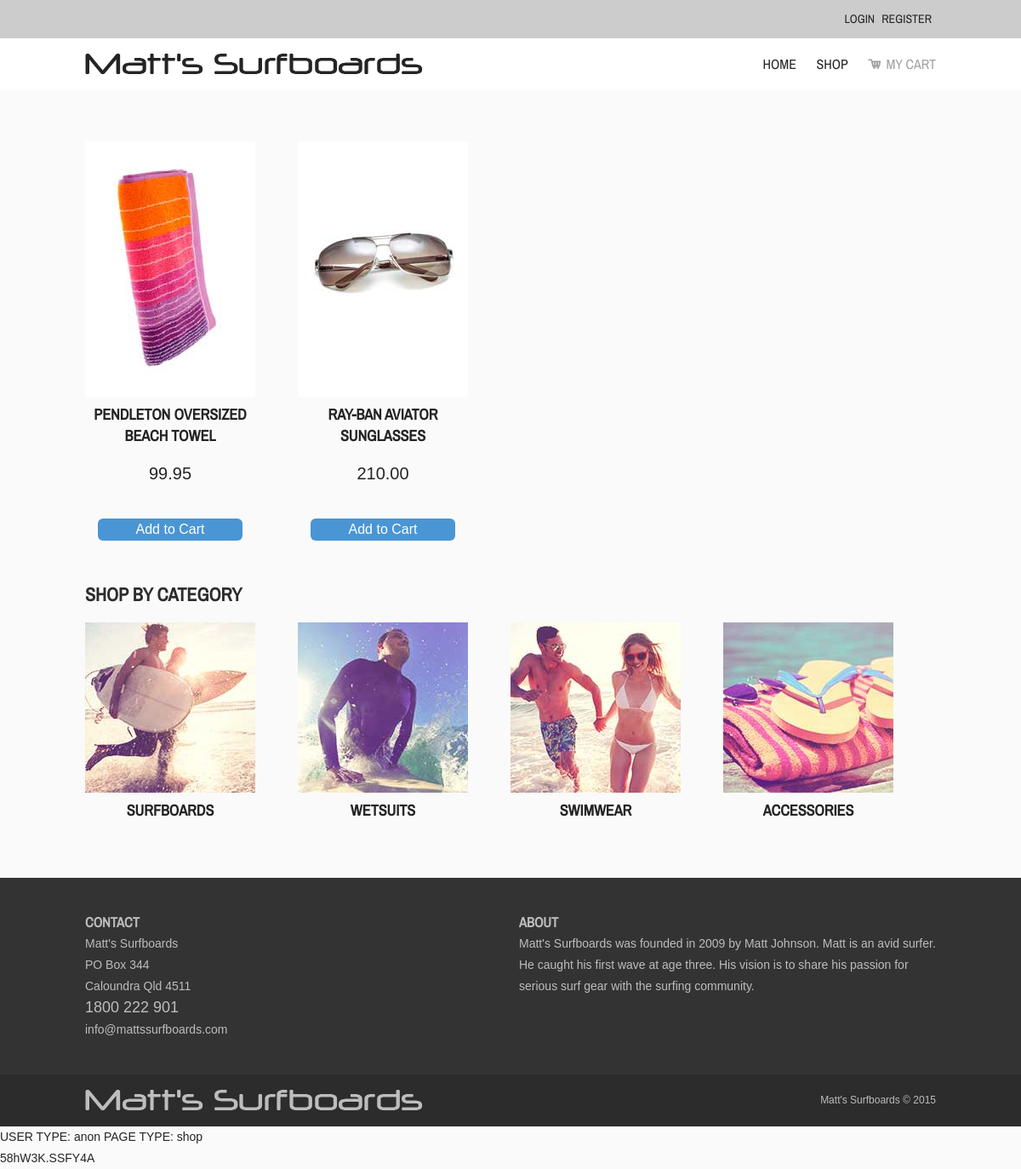
/index.php?pageid=shop&catid=4, run on the app's committed database.
### tables this page shows
CREATE TABLE `item` (
  `ItemID` int(11) NOT NULL,
  `ItemCategoryID` int(11) NOT NULL,
  `ItemName` varchar(256) NOT NULL,
  `ItemDesc` text NOT NULL,
  `ItemPrice` decimal(10,2) NOT NULL,
  `ItemImage` varchar(256) NOT NULL,
  `ItemLastUpdate` timestamp NOT NULL DEFAULT CURRENT_TIMESTAMP,
  `stock` int(11) NOT NULL
);

CREATE TABLE `category` (
  `CategoryID` int(11) NOT NULL,
  `CategoryLabel` varchar(256) NOT NULL,
  `CategoryDesc` text NOT NULL,
  `CategoryImage` varchar(256) NOT NULL
);

### lib/library.php (called while the page is built, shortened)
<?php
function do_sql($sql_string) {
    $connection = new PDO("mysql:host=localhost;dbname=surfboards", 'root', '');
    $connection->setAttribute(PDO::ATTR_ERRMODE, PDO::ERRMODE_EXCEPTION);
    try {
        $row_result = $connection->query($sql_string);
    } catch (PDOException $Exception) {
        echo $sql_string . '</br>';
        echo $Exception;
        exit();
    }
    return $row_result;
}
?>

### inc/categories.php (the view)
<section id="category">
    <h1>Shop by Category</h1>
    <?php
    $sql = "SELECT * FROM category";
    $row_result = do_sql($sql);
    while ($row = $row_result->fetch(PDO::FETCH_ASSOC)) {
        ?>
        <div class="category">
            <div class="catImage">
                <p><a href="index.php?pageid=shop&catid=<?php echo $row['CategoryID'] . '"'; ?>><img src="images/<?php echo $row['CategoryImage']; ?>" alt="<?php echo $row['CategoryDesc']; ?>"></a></p>
            </div>
            <div class="catDetails">
                <h2><a href="index.php?pageid=shop&catid=<?php echo $row['CategoryID'] . '">' . $row['CategoryLabel']; ?></a></h2>
                       </div>
                       </div>
                       <?php
                   }
                   ?>
                   </section>

### inc/shop.php (shortened to what this page needs)
<?php
if ($category_id) {
    $sql = 'select * from item where ItemCategoryID = ' . $category_id;
} else {
    $sql = 'select * from item order by ItemLastUpdate DESC LIMIT 3';
}
$row_result = do_sql($sql);
while ($row = $row_result->fetch(PDO::FETCH_ASSOC)) {
    if($row['stock'] > 0) {
    ?>
        <div class="items">
            <div class="itemsImage">
                <p><img src="images/<?php echo $row['ItemImage']; ?>" alt="<?php echo $row['ItemName']; ?>"></p>
            </div>
            <div class="itemsDetails">
                <h2><a href="index.php?pageid=item&itemid=<?php echo $row['ItemID']; ?>"><?php echo $row['ItemName']; ?></a></h2>
                <p class="itemPrice"><?php echo $row['ItemPrice']; ?></p>
                <form action="index.php?pageid=cartadd" method="POST">
                    <input type="submit" name="cart" value="Add to Cart" />
                </form>
            </div>
        </div>
<?php
    }
}
?>

### css/main.css (style rules this page uses)
body, div, h1, h2, h3, h4, h5, h6, p, ul, ol, li, dl, dt, dd, img, form, fieldset, input, textarea, blockquote { margin:0; padding:0; }
body { font-family:Arial, sans-serif; font-weight:400; font-size:14px; line-height:25px; color:#242424; background-color: #fafafa; }
header, section, footer, aside, nav, article, figure { display: block; }
#category { width:100%; margin:40px 0 0 0; clear:both; }
.category { width:200px; height:240px; float:left; text-align:center; margin:20px 50px 20px 0; }
.itemPrice { font-size:20px; margin: 20px 0; }
.items { width:200px; height:500px; float:left; text-align:center; margin:20px 50px 20px 0; }
h1, h2, h3 { font-family:'Archivo Narrow', sans-serif; text-transform:uppercase; }
h1 { font-size:22px; color:#2c2c2c; }
h2 { font-size:18px; color:#2c2c2c; }
a:link, a:visited { color:#242424; text-decoration:none; }
img { border:0; }
input[type="submit"], .blue input[type="button"] { background-color:#4a95d4; border-radius:6px; color:#fff; font-size:16px; cursor:pointer; text-align:center; padding:4px; margin: 20px 0 20px 0; border:none; height:auto; width:170px; }
form { margin:15px 0 40px 0; }
input { width:300px; height:25px; margin:5px 0 5px 0; border:solid #ccc 1px; padding:4px; font-size:14px; }

### data on the page
item: ItemImage (picture), ItemName "PENDLETON OVERSIZED BEACH TOWEL", ItemPrice "99.95"
item: ItemImage (picture), ItemName "RAY-BAN AVIATOR SUNGLASSES", ItemPrice "210.00"
category: CategoryImage (picture), CategoryLabel "SURFBOARDS"
category: CategoryImage (picture), CategoryLabel "WETSUITS"
category: CategoryImage (picture), CategoryLabel "SWIMWEAR"
category: CategoryImage (picture), CategoryLabel "ACCESSORIES"

### other printed values
$user_type "anon"
$page_id "shop"
hash_pass('asdfasdf', false) "58hW3K.SSFY4A"
